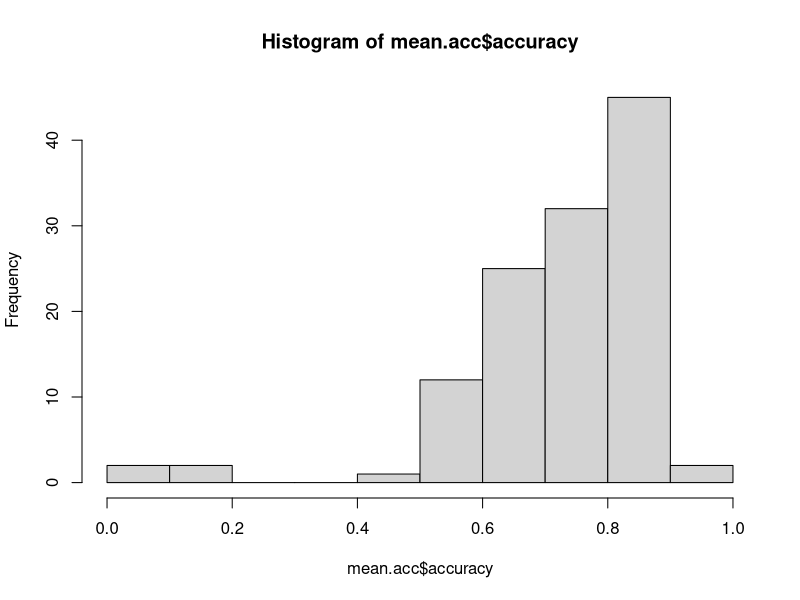
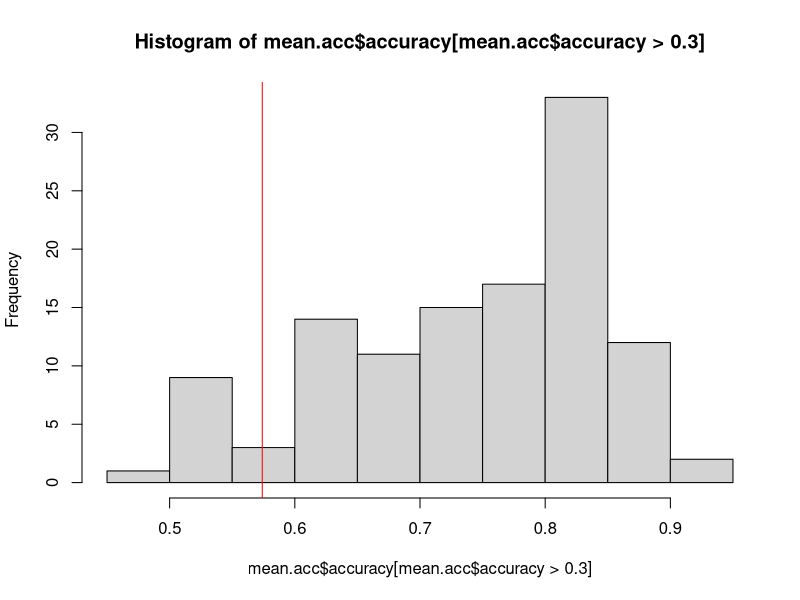

Write R code to recreate these figures, in order.
# #Scherer Study 1 Cleaning
# #This script deletes blank trials, 
# breaks the subjects into their individual experiments,
# and appends subject race.
# Curiously, 15 subjects seem to be missing.
# Input is WIT_study1_raw.txt
# Output is WIT_study1_refined.txt

library(dplyr)

# data ingest
dat = read.delim(file = "./rawdata/WIT_study1_raw.txt")

# data cleaning
dat = dat %>% 
  filter(!is.na(SubTrial),
         !is.na(Probe.ACC))
dat = dat %>% 
  select(-ChunkList.Sample)

# Adjust subject ID to be distinct per condition
#"Condition 1" is black & white
#"Condition 2" is neutral & black
#"Condition 3" is neutral & white. Thus,
dat = dat %>% 
  mutate(Subject = Subject + ifelse(ExperimentName == "WIT_neutral_black", 100, 0),
         Subject = Subject + ifelse(ExperimentName == "WIT_neutral_white", 200, 0)) %>% 
  mutate(race = "white")

# label minority participants
minority = c(11, 12, 14, 15, 16, 20, 23, 29, 30, 31, 33, 34, 38, 39, 40, 47, 48,
             c(4, 15, 17, 32, 37, 40, 41, 43, 45) + 100, # Condition 2
             c(6, 14, 18, 20, 28, 32, 34) + 200 # Condition 3
)
dat$race[dat$Subject %in% minority] = "minority"


length(levels(as.factor(dat$Subject))) #121 subjects < (50 + 45 + 41 = 136)
#where are we missing dudes?
tapply(dat$Subject, dat$Subject, FUN=length) #we seem to be missing some subjects for some reason?
missing = c(7:9, 11:12, 34, 106:107, 111:112, 206:207, 210:212)
length(missing) #the mysteriously absent 15 subjects...
#We'll figure out the missing subjects later, I guess. 
#Let's see what the analysis looks like without them

# Exclude those participants who are not significantly better than chance
# not sure whether alpha = .05 or alpha = .01 (or any difference)

mean.acc = dat %>% 
  group_by(Subject) %>% 
  summarize(accuracy = mean(Probe.ACC, na.rm = T),
            trials = n())
# Are subjects with <20% accuracy performing reversed mapping, 
#  or are they not responding?
hist(mean.acc$accuracy)
# What's necessary accuracy for p < .01 above chance in 256 trials?
qbinom(.99, 256, .5, lower.tail = T)/256
# Must be 57.4% accurate to ride
hist(mean.acc$accuracy[mean.acc$accuracy > .3])
abline(v = .574, col = 'red')
bad = mean.acc$Subject[mean.acc$accuracy < .574]

# Filter out bad-accuracy subjects
dat = dat %>% 
  filter(!(Subject %in% bad))

# Filter out minority (black?) subjects
# TODO: Can I distinguish black from general minority status?
dat = dat %>%
  filter(race != "minority")

write.table(dat, file="clean_wit1.txt", sep="\t", row.names=F)
